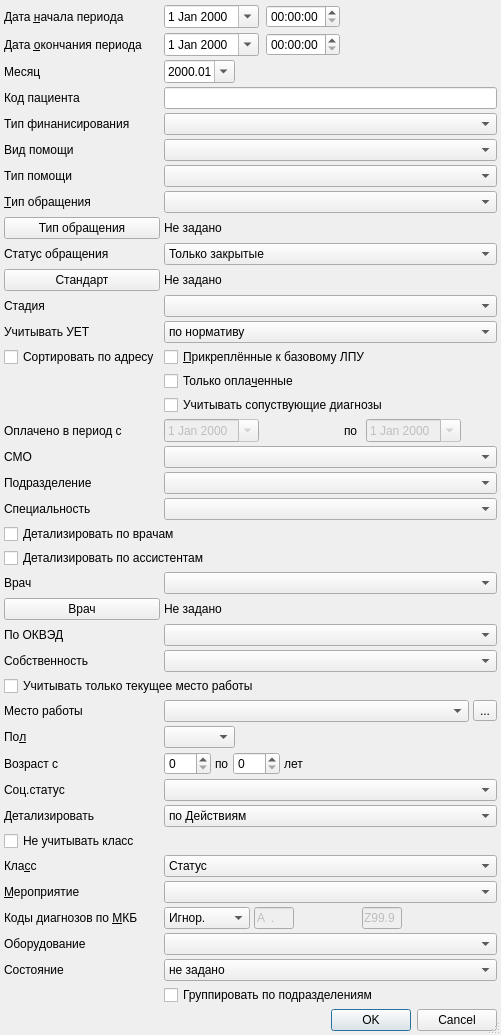
<?xml version="1.0" encoding="UTF-8"?>
<ui version="4.0">
 <class>ReportSetupDialog</class>
 <widget class="QDialog" name="ReportSetupDialog">
  <property name="windowModality">
   <enum>Qt::ApplicationModal</enum>
  </property>
  <property name="geometry">
   <rect>
    <x>0</x>
    <y>0</y>
    <width>481</width>
    <height>961</height>
   </rect>
  </property>
  <property name="windowTitle">
   <string>параметры отчёта</string>
  </property>
  <property name="sizeGripEnabled">
   <bool>true</bool>
  </property>
  <property name="modal">
   <bool>true</bool>
  </property>
  <layout class="QGridLayout" name="gridLayout">
   <property name="margin">
    <number>4</number>
   </property>
   <property name="spacing">
    <number>4</number>
   </property>
   <item row="31" column="0">
    <widget class="QLabel" name="lblWorkType">
     <property name="text">
      <string>По ОКВЭД</string>
     </property>
     <property name="buddy">
      <cstring>cmbWorkType</cstring>
     </property>
    </widget>
   </item>
   <item row="19" column="1" colspan="3">
    <widget class="CDateEdit" name="edtBegPayDate">
     <property name="enabled">
      <bool>false</bool>
     </property>
     <property name="sizePolicy">
      <sizepolicy hsizetype="Maximum" vsizetype="Fixed">
       <horstretch>0</horstretch>
       <verstretch>0</verstretch>
      </sizepolicy>
     </property>
     <property name="calendarPopup">
      <bool>true</bool>
     </property>
    </widget>
   </item>
   <item row="8" column="0">
    <widget class="QPushButton" name="btnEventTypeList">
     <property name="text">
      <string>Тип обращения</string>
     </property>
    </widget>
   </item>
   <item row="7" column="1" colspan="10">
    <widget class="CRBComboBox" name="cmbEventType"/>
   </item>
   <item row="37" column="1" colspan="6">
    <widget class="QFrame" name="frmAge">
     <property name="frameShape">
      <enum>QFrame::NoFrame</enum>
     </property>
     <property name="frameShadow">
      <enum>QFrame::Raised</enum>
     </property>
     <layout class="QHBoxLayout">
      <property name="spacing">
       <number>4</number>
      </property>
      <property name="margin">
       <number>0</number>
      </property>
      <item>
       <widget class="QSpinBox" name="edtAgeFrom">
        <property name="sizePolicy">
         <sizepolicy hsizetype="Maximum" vsizetype="Fixed">
          <horstretch>0</horstretch>
          <verstretch>0</verstretch>
         </sizepolicy>
        </property>
        <property name="maximum">
         <number>150</number>
        </property>
       </widget>
      </item>
      <item>
       <widget class="QLabel" name="lblAgeTo">
        <property name="sizePolicy">
         <sizepolicy hsizetype="Maximum" vsizetype="Preferred">
          <horstretch>0</horstretch>
          <verstretch>0</verstretch>
         </sizepolicy>
        </property>
        <property name="text">
         <string>по</string>
        </property>
        <property name="buddy">
         <cstring>edtAgeTo</cstring>
        </property>
       </widget>
      </item>
      <item>
       <widget class="QSpinBox" name="edtAgeTo">
        <property name="sizePolicy">
         <sizepolicy hsizetype="Maximum" vsizetype="Fixed">
          <horstretch>0</horstretch>
          <verstretch>0</verstretch>
         </sizepolicy>
        </property>
        <property name="maximum">
         <number>150</number>
        </property>
       </widget>
      </item>
      <item>
       <widget class="QLabel" name="lblAgeYears">
        <property name="text">
         <string>лет</string>
        </property>
        <property name="buddy">
         <cstring>edtAgeTo</cstring>
        </property>
       </widget>
      </item>
     </layout>
    </widget>
   </item>
   <item row="0" column="5" colspan="6">
    <widget class="QWidget" name="wgtDatePeriodSpacer" native="true">
     <property name="sizePolicy">
      <sizepolicy hsizetype="Expanding" vsizetype="Preferred">
       <horstretch>0</horstretch>
       <verstretch>0</verstretch>
      </sizepolicy>
     </property>
     <layout class="QHBoxLayout" name="horizontalLayout">
      <item>
       <spacer name="spacer">
        <property name="orientation">
         <enum>Qt::Horizontal</enum>
        </property>
        <property name="sizeHint" stdset="0">
         <size>
          <width>194</width>
          <height>7</height>
         </size>
        </property>
       </spacer>
      </item>
     </layout>
    </widget>
   </item>
   <item row="24" column="0">
    <widget class="QLabel" name="lblSpeciality">
     <property name="text">
      <string>Специальность</string>
     </property>
    </widget>
   </item>
   <item row="16" column="1" colspan="10">
    <widget class="QCheckBox" name="chkOnlyPayedEvents">
     <property name="text">
      <string>Только опла&amp;ченные</string>
     </property>
    </widget>
   </item>
   <item row="19" column="0">
    <widget class="QLabel" name="lblBegPayDate">
     <property name="text">
      <string>Оплачено в период с</string>
     </property>
     <property name="buddy">
      <cstring>edtBegPayDate</cstring>
     </property>
    </widget>
   </item>
   <item row="32" column="1" colspan="10">
    <widget class="QComboBox" name="cmbOwnership">
     <item>
      <property name="text">
       <string/>
      </property>
     </item>
     <item>
      <property name="text">
       <string>Бюджетная</string>
      </property>
     </item>
     <item>
      <property name="text">
       <string>Частная</string>
      </property>
     </item>
     <item>
      <property name="text">
       <string>Смешенная</string>
      </property>
     </item>
    </widget>
   </item>
   <item row="34" column="0">
    <widget class="QLabel" name="lblWorkOrganisation">
     <property name="text">
      <string>Место работы</string>
     </property>
    </widget>
   </item>
   <item row="0" column="1" colspan="3">
    <widget class="CDateEdit" name="edtBegDate">
     <property name="sizePolicy">
      <sizepolicy hsizetype="Maximum" vsizetype="Fixed">
       <horstretch>0</horstretch>
       <verstretch>0</verstretch>
      </sizepolicy>
     </property>
     <property name="calendarPopup">
      <bool>true</bool>
     </property>
    </widget>
   </item>
   <item row="46" column="0">
    <widget class="QLabel" name="lblActionStatus">
     <property name="text">
      <string>Состояние</string>
     </property>
     <property name="buddy">
      <cstring>cmbActionStatus</cstring>
     </property>
    </widget>
   </item>
   <item row="2" column="0">
    <widget class="QLabel" name="lblMonth">
     <property name="text">
      <string>Месяц</string>
     </property>
    </widget>
   </item>
   <item row="14" column="0">
    <widget class="QCheckBox" name="chkOrderAddress">
     <property name="text">
      <string>Сортировать по адресу</string>
     </property>
    </widget>
   </item>
   <item row="3" column="1" colspan="10">
    <widget class="QLineEdit" name="edtClientId"/>
   </item>
   <item row="3" column="0">
    <widget class="QLabel" name="lblClientId">
     <property name="text">
      <string>Код пациента</string>
     </property>
    </widget>
   </item>
   <item row="2" column="1">
    <widget class="QDateEdit" name="edtMonth">
     <property name="displayFormat">
      <string>yyyy.MM</string>
     </property>
     <property name="calendarPopup">
      <bool>true</bool>
     </property>
    </widget>
   </item>
   <item row="23" column="1" colspan="10">
    <widget class="COrgStructureComboBox" name="cmbOrgStructure"/>
   </item>
   <item row="22" column="1" colspan="10">
    <widget class="CInsurerComboBox" name="cmbInsurer"/>
   </item>
   <item row="44" column="3" colspan="3">
    <widget class="CICDCodeEdit" name="edtMKBFrom">
     <property name="enabled">
      <bool>false</bool>
     </property>
     <property name="sizePolicy">
      <sizepolicy hsizetype="Fixed" vsizetype="Fixed">
       <horstretch>0</horstretch>
       <verstretch>0</verstretch>
      </sizepolicy>
     </property>
     <property name="maximumSize">
      <size>
       <width>40</width>
       <height>16777215</height>
      </size>
     </property>
     <property name="inputMask">
      <string>a00.00; </string>
     </property>
     <property name="text">
      <string>A.</string>
     </property>
     <property name="maxLength">
      <number>6</number>
     </property>
    </widget>
   </item>
   <item row="34" column="10">
    <widget class="QToolButton" name="btnSelectWorkOrganisation">
     <property name="text">
      <string>...</string>
     </property>
    </widget>
   </item>
   <item row="48" column="0" colspan="11">
    <spacer>
     <property name="orientation">
      <enum>Qt::Vertical</enum>
     </property>
     <property name="sizeHint" stdset="0">
      <size>
       <width>428</width>
       <height>16</height>
      </size>
     </property>
    </spacer>
   </item>
   <item row="28" column="0">
    <widget class="QLabel" name="lblPerson">
     <property name="text">
      <string>Врач</string>
     </property>
    </widget>
   </item>
   <item row="32" column="0">
    <widget class="QLabel" name="lblOwnership">
     <property name="text">
      <string>Собственность</string>
     </property>
     <property name="buddy">
      <cstring>cmbOwnership</cstring>
     </property>
    </widget>
   </item>
   <item row="23" column="0">
    <widget class="QLabel" name="lblOrgStructure">
     <property name="text">
      <string>Подразделение</string>
     </property>
    </widget>
   </item>
   <item row="34" column="1" colspan="9">
    <widget class="COrgComboBox" name="cmbWorkOrganisation"/>
   </item>
   <item row="14" column="1" colspan="10">
    <widget class="QCheckBox" name="chkOnlyPermanentAttach">
     <property name="text">
      <string>&amp;Прикреплённые к базовому ЛПУ</string>
     </property>
    </widget>
   </item>
   <item row="37" column="0">
    <widget class="QLabel" name="lblAge">
     <property name="text">
      <string>Возраст с</string>
     </property>
     <property name="buddy">
      <cstring>edtAgeFrom</cstring>
     </property>
    </widget>
   </item>
   <item row="31" column="1" colspan="10">
    <widget class="QComboBox" name="cmbWorkType"/>
   </item>
   <item row="49" column="0" colspan="11">
    <widget class="QDialogButtonBox" name="buttonBox">
     <property name="orientation">
      <enum>Qt::Horizontal</enum>
     </property>
     <property name="standardButtons">
      <set>QDialogButtonBox::Cancel|QDialogButtonBox::Ok</set>
     </property>
    </widget>
   </item>
   <item row="19" column="5">
    <widget class="QLabel" name="lblEndPayDate">
     <property name="text">
      <string>по</string>
     </property>
     <property name="buddy">
      <cstring>edtEndPayDate</cstring>
     </property>
    </widget>
   </item>
   <item row="33" column="0" colspan="11">
    <widget class="QCheckBox" name="chkCurrentWorkOrganisation">
     <property name="text">
      <string>Учитывать только текущее место работы</string>
     </property>
    </widget>
   </item>
   <item row="36" column="1">
    <widget class="QComboBox" name="cmbSex">
     <item>
      <property name="text">
       <string/>
      </property>
     </item>
     <item>
      <property name="text">
       <string>М</string>
      </property>
     </item>
     <item>
      <property name="text">
       <string>Ж</string>
      </property>
     </item>
    </widget>
   </item>
   <item row="22" column="0">
    <widget class="QLabel" name="lblInsurer">
     <property name="text">
      <string>СМО</string>
     </property>
    </widget>
   </item>
   <item row="12" column="1" colspan="10">
    <widget class="CRBComboBox" name="cmbStage"/>
   </item>
   <item row="36" column="0">
    <widget class="QLabel" name="lblSex">
     <property name="text">
      <string>По&amp;л</string>
     </property>
     <property name="buddy">
      <cstring>cmbSex</cstring>
     </property>
    </widget>
   </item>
   <item row="44" column="0">
    <widget class="QLabel" name="lblMKBFilter">
     <property name="text">
      <string>Коды диагнозов по &amp;МКБ</string>
     </property>
     <property name="buddy">
      <cstring>cmbMKBFilter</cstring>
     </property>
    </widget>
   </item>
   <item row="28" column="1" colspan="10">
    <widget class="CPersonComboBoxEx" name="cmbPerson"/>
   </item>
   <item row="9" column="1" colspan="10">
    <widget class="QComboBox" name="cmbEventStatus">
     <item>
      <property name="text">
       <string>Только закрытые</string>
      </property>
     </item>
     <item>
      <property name="text">
       <string>Только открытые</string>
      </property>
     </item>
     <item>
      <property name="text">
       <string>Все</string>
      </property>
     </item>
    </widget>
   </item>
   <item row="7" column="0">
    <widget class="QLabel" name="lblEventType">
     <property name="text">
      <string>&amp;Тип обращения</string>
     </property>
     <property name="buddy">
      <cstring>cmbEventType</cstring>
     </property>
    </widget>
   </item>
   <item row="9" column="0">
    <widget class="QLabel" name="lblEventStatus">
     <property name="text">
      <string>Статус обращения</string>
     </property>
     <property name="buddy">
      <cstring>cmbEventStatus</cstring>
     </property>
    </widget>
   </item>
   <item row="38" column="0">
    <widget class="QLabel" name="lblSocStatusType">
     <property name="text">
      <string>Соц.статус</string>
     </property>
    </widget>
   </item>
   <item row="39" column="0">
    <widget class="QLabel" name="lblDetailAction">
     <property name="text">
      <string>Детализировать</string>
     </property>
    </widget>
   </item>
   <item row="38" column="1" colspan="10">
    <widget class="CRBComboBox" name="cmbSocStatusType"/>
   </item>
   <item row="13" column="0">
    <widget class="QLabel" name="lblNoteUET">
     <property name="text">
      <string>Учитывать УЕТ</string>
     </property>
    </widget>
   </item>
   <item row="13" column="1" colspan="10">
    <widget class="QComboBox" name="cmbNoteUET">
     <item>
      <property name="text">
       <string>по нормативу</string>
      </property>
     </item>
     <item>
      <property name="text">
       <string>по исполнителю</string>
      </property>
     </item>
    </widget>
   </item>
   <item row="45" column="0">
    <widget class="QLabel" name="lblEquipment">
     <property name="text">
      <string>Оборудование</string>
     </property>
    </widget>
   </item>
   <item row="39" column="1" colspan="10">
    <widget class="QComboBox" name="cmbDetailAction">
     <item>
      <property name="text">
       <string>по Действиям</string>
      </property>
     </item>
     <item>
      <property name="text">
       <string>по Профилям</string>
      </property>
     </item>
    </widget>
   </item>
   <item row="44" column="6" colspan="2">
    <widget class="CICDCodeEdit" name="edtMKBTo">
     <property name="enabled">
      <bool>false</bool>
     </property>
     <property name="sizePolicy">
      <sizepolicy hsizetype="Fixed" vsizetype="Fixed">
       <horstretch>0</horstretch>
       <verstretch>0</verstretch>
      </sizepolicy>
     </property>
     <property name="maximumSize">
      <size>
       <width>40</width>
       <height>16777215</height>
      </size>
     </property>
     <property name="inputMask">
      <string>a00.00; </string>
     </property>
     <property name="text">
      <string>Z99.9</string>
     </property>
     <property name="maxLength">
      <number>6</number>
     </property>
    </widget>
   </item>
   <item row="24" column="1" colspan="10">
    <widget class="CRBComboBox" name="cmbSpeciality"/>
   </item>
   <item row="19" column="7">
    <widget class="CDateEdit" name="edtEndPayDate">
     <property name="enabled">
      <bool>false</bool>
     </property>
     <property name="sizePolicy">
      <sizepolicy hsizetype="Maximum" vsizetype="Fixed">
       <horstretch>0</horstretch>
       <verstretch>0</verstretch>
      </sizepolicy>
     </property>
     <property name="calendarPopup">
      <bool>true</bool>
     </property>
    </widget>
   </item>
   <item row="40" column="0" colspan="11">
    <widget class="QCheckBox" name="chkActionClass">
     <property name="text">
      <string>Не учитывать класс</string>
     </property>
    </widget>
   </item>
   <item row="41" column="0">
    <widget class="QLabel" name="lblActionTypeClass">
     <property name="text">
      <string>Кла&amp;сс</string>
     </property>
     <property name="buddy">
      <cstring>cmbActionTypeClass</cstring>
     </property>
    </widget>
   </item>
   <item row="44" column="1" colspan="2">
    <widget class="QComboBox" name="cmbMKBFilter">
     <item>
      <property name="text">
       <string>Игнор.</string>
      </property>
     </item>
     <item>
      <property name="text">
       <string>Интервал</string>
      </property>
     </item>
    </widget>
   </item>
   <item row="42" column="0">
    <widget class="QLabel" name="lblActionType">
     <property name="text">
      <string>&amp;Мероприятие</string>
     </property>
     <property name="buddy">
      <cstring>cmbActionType</cstring>
     </property>
    </widget>
   </item>
   <item row="17" column="1" colspan="10">
    <widget class="QCheckBox" name="chkDiagnosisType">
     <property name="text">
      <string>Учитывать сопуствующие диагнозы</string>
     </property>
    </widget>
   </item>
   <item row="12" column="0">
    <widget class="QLabel" name="lblStage">
     <property name="text">
      <string>Стадия</string>
     </property>
     <property name="buddy">
      <cstring>cmbStage</cstring>
     </property>
    </widget>
   </item>
   <item row="8" column="1" colspan="10">
    <widget class="QLabel" name="lblEventTypeList">
     <property name="text">
      <string>Не задано</string>
     </property>
     <property name="wordWrap">
      <bool>true</bool>
     </property>
    </widget>
   </item>
   <item row="0" column="0">
    <widget class="QLabel" name="lblBegDate">
     <property name="text">
      <string>Дата &amp;начала периода</string>
     </property>
     <property name="buddy">
      <cstring>edtBegDate</cstring>
     </property>
    </widget>
   </item>
   <item row="1" column="1" colspan="3">
    <widget class="CDateEdit" name="edtEndDate">
     <property name="sizePolicy">
      <sizepolicy hsizetype="Maximum" vsizetype="Fixed">
       <horstretch>0</horstretch>
       <verstretch>0</verstretch>
      </sizepolicy>
     </property>
     <property name="calendarPopup">
      <bool>true</bool>
     </property>
    </widget>
   </item>
   <item row="1" column="0">
    <widget class="QLabel" name="lblEndDate">
     <property name="text">
      <string>Дата &amp;окончания периода</string>
     </property>
     <property name="buddy">
      <cstring>edtEndDate</cstring>
     </property>
    </widget>
   </item>
   <item row="4" column="1" colspan="10">
    <widget class="CRBComboBox" name="cmbFinance"/>
   </item>
   <item row="5" column="0">
    <widget class="QLabel" name="lblMedicalAidProfile">
     <property name="text">
      <string>Вид помощи</string>
     </property>
    </widget>
   </item>
   <item row="4" column="0">
    <widget class="QLabel" name="lblFinance">
     <property name="text">
      <string>Тип финанисирования</string>
     </property>
    </widget>
   </item>
   <item row="26" column="0" colspan="2">
    <widget class="QCheckBox" name="chkDetailPerson">
     <property name="text">
      <string>Детализировать по врачам</string>
     </property>
    </widget>
   </item>
   <item row="27" column="0" colspan="11">
    <widget class="QCheckBox" name="chkDetailAssistant">
     <property name="text">
      <string>Детализировать по ассистентам</string>
     </property>
    </widget>
   </item>
   <item row="5" column="1" colspan="10">
    <widget class="CRBComboBox" name="cmbMedicalAidProfile"/>
   </item>
   <item row="45" column="1" colspan="10">
    <widget class="CRBComboBox" name="cmbEquipment"/>
   </item>
   <item row="42" column="1" colspan="10">
    <widget class="CActionTypeComboBoxEx" name="cmbActionType">
     <property name="sizeAdjustPolicy">
      <enum>QComboBox::AdjustToMinimumContentsLength</enum>
     </property>
    </widget>
   </item>
   <item row="41" column="1" colspan="10">
    <widget class="QComboBox" name="cmbActionTypeClass">
     <item>
      <property name="text">
       <string>Статус</string>
      </property>
     </item>
     <item>
      <property name="text">
       <string>Диагностика</string>
      </property>
     </item>
     <item>
      <property name="text">
       <string>Лечение</string>
      </property>
     </item>
     <item>
      <property name="text">
       <string>Прочие мероприятия</string>
      </property>
     </item>
    </widget>
   </item>
   <item row="6" column="1" colspan="10">
    <widget class="CRBComboBox" name="cmbMedicalAidType"/>
   </item>
   <item row="29" column="0">
    <widget class="QPushButton" name="btnPersonList">
     <property name="text">
      <string>Врач</string>
     </property>
    </widget>
   </item>
   <item row="6" column="0">
    <widget class="QLabel" name="lblMedicalAidType">
     <property name="text">
      <string>Тип помощи</string>
     </property>
    </widget>
   </item>
   <item row="46" column="1" colspan="10">
    <widget class="QComboBox" name="cmbActionStatus">
     <item>
      <property name="text">
       <string>не задано</string>
      </property>
     </item>
     <item>
      <property name="text">
       <string>Начато</string>
      </property>
     </item>
     <item>
      <property name="text">
       <string>Ожидание</string>
      </property>
     </item>
     <item>
      <property name="text">
       <string>Закончено</string>
      </property>
     </item>
     <item>
      <property name="text">
       <string>Отменено</string>
      </property>
     </item>
     <item>
      <property name="text">
       <string>Без результата</string>
      </property>
     </item>
     <item>
      <property name="text">
       <string>Назначено</string>
      </property>
     </item>
     <item>
      <property name="text">
       <string>Отказ</string>
      </property>
     </item>
    </widget>
   </item>
   <item row="10" column="0">
    <widget class="QPushButton" name="btnMesDispansList">
     <property name="text">
      <string>Стандарт</string>
     </property>
    </widget>
   </item>
   <item row="10" column="1" colspan="10">
    <widget class="QLabel" name="lblMesDispansList">
     <property name="text">
      <string>Не задано</string>
     </property>
     <property name="wordWrap">
      <bool>true</bool>
     </property>
    </widget>
   </item>
   <item row="29" column="1" colspan="10">
    <widget class="QLabel" name="lblPersonList">
     <property name="text">
      <string>Не задано</string>
     </property>
     <property name="wordWrap">
      <bool>true</bool>
     </property>
    </widget>
   </item>
   <item row="47" column="1" colspan="10">
    <widget class="QCheckBox" name="chkGroupOrganisation">
     <property name="text">
      <string>Группировать по подразделениям</string>
     </property>
    </widget>
   </item>
   <item row="0" column="4">
    <widget class="QTimeEdit" name="edtBegTime"/>
   </item>
   <item row="1" column="4">
    <widget class="QTimeEdit" name="edtEndTime"/>
   </item>
  </layout>
 </widget>
 <customwidgets>
  <customwidget>
   <class>COrgStructureComboBox</class>
   <extends>QComboBox</extends>
   <header>Orgs/OrgStructComboBoxes.h</header>
  </customwidget>
  <customwidget>
   <class>CRBComboBox</class>
   <extends>QComboBox</extends>
   <header>library/crbcombobox.h</header>
  </customwidget>
  <customwidget>
   <class>CDateEdit</class>
   <extends>QDateEdit</extends>
   <header>library/DateEdit.h</header>
  </customwidget>
  <customwidget>
   <class>CPersonComboBoxEx</class>
   <extends>QComboBox</extends>
   <header>Orgs/PersonComboBoxEx.h</header>
  </customwidget>
  <customwidget>
   <class>COrgComboBox</class>
   <extends>QComboBox</extends>
   <header>Orgs/OrgComboBox.h</header>
  </customwidget>
  <customwidget>
   <class>CInsurerComboBox</class>
   <extends>QComboBox</extends>
   <header>Orgs/OrgComboBox.h</header>
  </customwidget>
  <customwidget>
   <class>CICDCodeEdit</class>
   <extends>QLineEdit</extends>
   <header>library/ICDCodeEdit.h</header>
  </customwidget>
  <customwidget>
   <class>CActionTypeComboBoxEx</class>
   <extends>QComboBox</extends>
   <header>Events/ActionTypeComboBoxEx.h</header>
  </customwidget>
 </customwidgets>
 <tabstops>
  <tabstop>edtBegDate</tabstop>
  <tabstop>edtEndDate</tabstop>
  <tabstop>edtMonth</tabstop>
  <tabstop>edtClientId</tabstop>
  <tabstop>cmbEventType</tabstop>
  <tabstop>btnEventTypeList</tabstop>
  <tabstop>cmbEventStatus</tabstop>
  <tabstop>cmbStage</tabstop>
  <tabstop>cmbNoteUET</tabstop>
  <tabstop>chkOnlyPermanentAttach</tabstop>
  <tabstop>chkOrderAddress</tabstop>
  <tabstop>chkOnlyPayedEvents</tabstop>
  <tabstop>chkDiagnosisType</tabstop>
  <tabstop>edtBegPayDate</tabstop>
  <tabstop>edtEndPayDate</tabstop>
  <tabstop>cmbInsurer</tabstop>
  <tabstop>cmbOrgStructure</tabstop>
  <tabstop>cmbSpeciality</tabstop>
  <tabstop>chkDetailPerson</tabstop>
  <tabstop>chkDetailAssistant</tabstop>
  <tabstop>cmbPerson</tabstop>
  <tabstop>cmbWorkType</tabstop>
  <tabstop>cmbOwnership</tabstop>
  <tabstop>chkCurrentWorkOrganisation</tabstop>
  <tabstop>cmbWorkOrganisation</tabstop>
  <tabstop>btnSelectWorkOrganisation</tabstop>
  <tabstop>cmbSex</tabstop>
  <tabstop>edtAgeFrom</tabstop>
  <tabstop>edtAgeTo</tabstop>
  <tabstop>cmbSocStatusType</tabstop>
  <tabstop>cmbDetailAction</tabstop>
  <tabstop>chkActionClass</tabstop>
  <tabstop>cmbActionTypeClass</tabstop>
  <tabstop>cmbActionType</tabstop>
  <tabstop>cmbMKBFilter</tabstop>
  <tabstop>edtMKBFrom</tabstop>
  <tabstop>edtMKBTo</tabstop>
  <tabstop>cmbEquipment</tabstop>
  <tabstop>buttonBox</tabstop>
 </tabstops>
 <resources/>
 <connections>
  <connection>
   <sender>buttonBox</sender>
   <signal>accepted()</signal>
   <receiver>ReportSetupDialog</receiver>
   <slot>accept()</slot>
   <hints>
    <hint type="sourcelabel">
     <x>124</x>
     <y>768</y>
    </hint>
    <hint type="destinationlabel">
     <x>70</x>
     <y>270</y>
    </hint>
   </hints>
  </connection>
  <connection>
   <sender>buttonBox</sender>
   <signal>rejected()</signal>
   <receiver>ReportSetupDialog</receiver>
   <slot>reject()</slot>
   <hints>
    <hint type="sourcelabel">
     <x>237</x>
     <y>768</y>
    </hint>
    <hint type="destinationlabel">
     <x>279</x>
     <y>272</y>
    </hint>
   </hints>
  </connection>
  <connection>
   <sender>chkOnlyPayedEvents</sender>
   <signal>toggled(bool)</signal>
   <receiver>edtBegPayDate</receiver>
   <slot>setEnabled(bool)</slot>
   <hints>
    <hint type="sourcelabel">
     <x>460</x>
     <y>192</y>
    </hint>
    <hint type="destinationlabel">
     <x>241</x>
     <y>245</y>
    </hint>
   </hints>
  </connection>
  <connection>
   <sender>chkOnlyPayedEvents</sender>
   <signal>toggled(bool)</signal>
   <receiver>edtEndPayDate</receiver>
   <slot>setEnabled(bool)</slot>
   <hints>
    <hint type="sourcelabel">
     <x>460</x>
     <y>192</y>
    </hint>
    <hint type="destinationlabel">
     <x>414</x>
     <y>245</y>
    </hint>
   </hints>
  </connection>
  <connection>
   <sender>chkDetailPerson</sender>
   <signal>toggled(bool)</signal>
   <receiver>cmbPerson</receiver>
   <slot>setDisabled(bool)</slot>
   <hints>
    <hint type="sourcelabel">
     <x>138</x>
     <y>357</y>
    </hint>
    <hint type="destinationlabel">
     <x>328</x>
     <y>386</y>
    </hint>
   </hints>
  </connection>
  <connection>
   <sender>chkActionClass</sender>
   <signal>toggled(bool)</signal>
   <receiver>cmbActionTypeClass</receiver>
   <slot>setDisabled(bool)</slot>
   <hints>
    <hint type="sourcelabel">
     <x>98</x>
     <y>609</y>
    </hint>
    <hint type="destinationlabel">
     <x>315</x>
     <y>638</y>
    </hint>
   </hints>
  </connection>
  <connection>
   <sender>chkActionClass</sender>
   <signal>toggled(bool)</signal>
   <receiver>cmbActionType</receiver>
   <slot>setDisabled(bool)</slot>
   <hints>
    <hint type="sourcelabel">
     <x>64</x>
     <y>609</y>
    </hint>
    <hint type="destinationlabel">
     <x>320</x>
     <y>667</y>
    </hint>
   </hints>
  </connection>
 </connections>
</ui>
